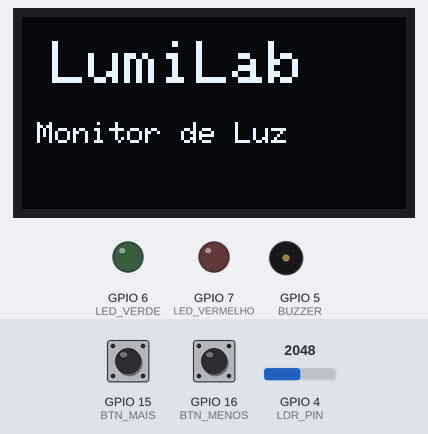
Recording of a sketch running on a simulated ESP32-S3. Parts: 128×64 one-colour display, output pins drawn as LEDs (lit = HIGH), buzzer (waves = sounding, pin HIGH). The inputs (shaded band) are chosen by the test bench; at power-on: GPIO 4 (LDR_PIN) = 2048, GPIO 15 (BTN_MAIS) HIGH, GPIO 16 (BTN_MENOS) HIGH (analog values on the 0–4095 scale). WiFi joins after 1.5 s; servers stay silent unless stated; the local clock reads 2024-03-15 10:24:30 at power-on unless the sketch sets it; no MQTT or app messages arrive unless stated; what the sketch prints to the serial monitor is not drawn.

Above: at 1.1 s.
At 5.2 s:
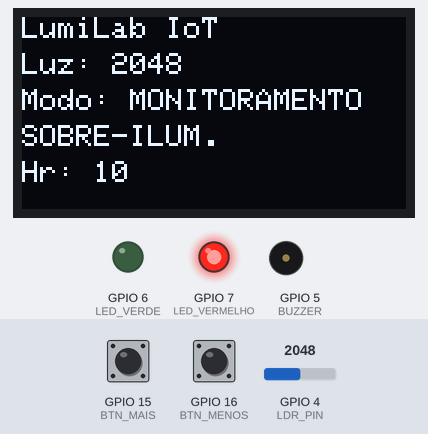
5.3 s: GPIO 4 (LDR_PIN) set to 840
At 6.2 s:
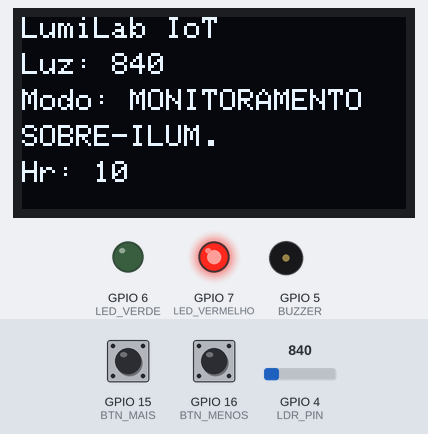
8.3 s: GPIO 4 (LDR_PIN) set to 769
At 9.6 s:
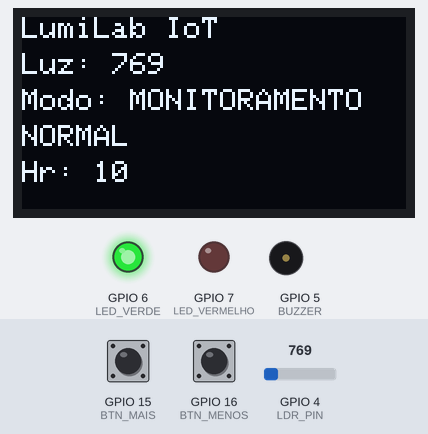
10.0 s: GPIO 4 (LDR_PIN) set to 116
At 10.7 s:
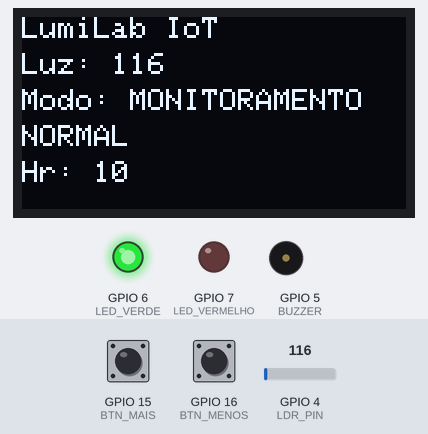
11.9 s: GPIO 4 (LDR_PIN) set to 98
At 12.8 s:
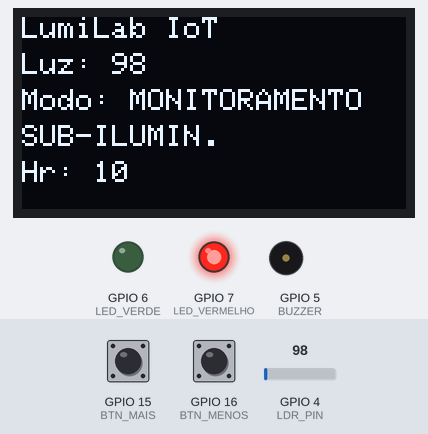
13.9 s: GPIO 15 (BTN_MAIS) pulled LOW for 1 s
16.6 s: GPIO 16 (BTN_MENOS) pulled LOW for 1 s
Timing chart, 0 to 19.9 s (numbered marks = the images above; inputs shaded):
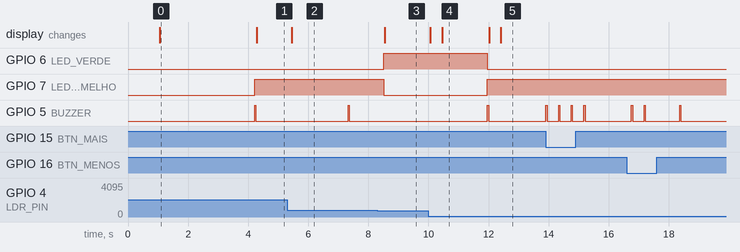

The sketch:

esp32_lumilab.ino
```cpp
#include <WiFi.h>
#include <PubSubClient.h>
#include <ArduinoJson.h>
#include <Wire.h>
#include <Adafruit_GFX.h>
#include <Adafruit_SSD1306.h>
#include <time.h>

// =====================================================
// OLED
// =====================================================
#define SCREEN_WIDTH 128
#define SCREEN_HEIGHT 64
#define OLED_RESET -1
#define SDA_PIN 8
#define SCL_PIN 9

Adafruit_SSD1306 display(SCREEN_WIDTH, SCREEN_HEIGHT, &Wire, OLED_RESET);

// =====================================================
// PINOS
// =====================================================
#define LDR_PIN 4
#define LED_VERDE 6
#define LED_VERMELHO 7
#define BUZZER 5
#define BTN_MAIS 15
#define BTN_MENOS 16

// =====================================================
// LIMITES
// =====================================================
int limiteMin = 120;
int limiteMax = 800;
int limiteLuzNoturna = 80;  // calibrado com base nos seus testes

// Histerese para evitar oscilação no estado BAIXO/NORMAL
int limiteBaixoEntrada = 110; // entra em BAIXO
int limiteBaixoSaida   = 130; // volta para NORMAL

String ultimoStatusMQTT = "NORMAL";

// =====================================================
// CONTROLE DOS BOTÕES
// =====================================================
unsigned long ultimoBotaoMais = 0;
unsigned long ultimoBotaoMenos = 0;
const unsigned long debounceDelay = 200;

// =====================================================
// CONTROLE DO BUZZER
// evita beep contínuo a cada loop
// =====================================================
unsigned long ultimoBeep = 0;
const unsigned long intervaloBeep = 3000;

// =====================================================
// WIFI
// =====================================================
const char* ssid = "SUA REDE WIFI";
const char* password = "SUA SENHA";

// =====================================================
// MQTT
// =====================================================
const char* mqtt_server = "SEU SERVIDOR";
const int mqtt_port = 1883;
const char* mqtt_topic = "iot/monitoramento_luz";

WiFiClient espClient;
PubSubClient client(espClient);

unsigned long ultimoEnvio = 0;
const unsigned long intervaloEnvio = 5000; // 5 segundos

// =====================================================
// FUNÇÕES AUXILIARES
// =====================================================
void beepCurto() {
  digitalWrite(BUZZER, HIGH);
  delay(40);
  digitalWrite(BUZZER, LOW);
}

void beepControlado() {
  unsigned long agora = millis();
  if (agora - ultimoBeep >= intervaloBeep) {
    ultimoBeep = agora;
    beepCurto();
  }
}

void telaInicial() {
  display.clearDisplay();
  display.setTextColor(SSD1306_WHITE);

  display.setTextSize(2);
  display.setCursor(10, 8);
  display.println("LumiLab");

  display.setTextSize(1);
  display.setCursor(5, 35);
  display.println("Monitor de Luz");

  display.display();
  delay(1500);
}

void conectarWiFi() {
  Serial.println("Conectando ao Wi-Fi...");
  WiFi.begin(ssid, password);

  while (WiFi.status() != WL_CONNECTED) {
    delay(500);
    Serial.print(".");
  }

  Serial.println();
  Serial.println("Wi-Fi conectado.");
  Serial.print("IP local: ");
  Serial.println(WiFi.localIP());
}

void configurarHorario() {
  // Brasil UTC-3
  configTime(-3 * 3600, 0, "pool.ntp.org", "time.nist.gov");
  Serial.println("Sincronizando horario via NTP...");

  struct tm timeinfo;
  int tentativas = 0;

  while (!getLocalTime(&timeinfo) && tentativas < 20) {
    Serial.print(".");
    delay(500);
    tentativas++;
  }

  if (getLocalTime(&timeinfo)) {
    Serial.println("\nHorario sincronizado.");
  } else {
    Serial.println("\nFalha ao sincronizar horario.");
  }
}

void conectarMQTT() {
  while (!client.connected()) {
    Serial.println("Conectando ao broker MQTT...");

    String clientId = "ESP32_LDR_";
    clientId += String((uint32_t)ESP.getEfuseMac(), HEX);

    if (client.connect(clientId.c_str())) {
      Serial.println("MQTT conectado.");
    } else {
      Serial.print("Falha MQTT. rc=");
      Serial.print(client.state());
      Serial.println(" tentando novamente em 5s...");
      delay(5000);
    }
  }
}

// =====================================================
// STATUS COM HISTERESE
// =====================================================
String calcularStatusMQTT(int valor) {
  // prioridade para condição alta
  if (valor > limiteMax) {
    ultimoStatusMQTT = "ALTO";
    return "ALTO";
  }

  // se estava BAIXO, só volta para NORMAL acima do limite de saída
  if (ultimoStatusMQTT == "BAIXO") {
    if (valor > limiteBaixoSaida) {
      ultimoStatusMQTT = "NORMAL";
    } else {
      ultimoStatusMQTT = "BAIXO";
    }
    return ultimoStatusMQTT;
  }

  // se estava ALTO e saiu da condição alta
  if (ultimoStatusMQTT == "ALTO") {
    if (valor <= limiteMax) {
      if (valor < limiteBaixoEntrada) {
        ultimoStatusMQTT = "BAIXO";
      } else {
        ultimoStatusMQTT = "NORMAL";
      }
    }
    return ultimoStatusMQTT;
  }

  // se estava NORMAL, só entra em BAIXO abaixo do limite de entrada
  if (valor < limiteBaixoEntrada) {
    ultimoStatusMQTT = "BAIXO";
  } else {
    ultimoStatusMQTT = "NORMAL";
  }

  return ultimoStatusMQTT;
}

String calcularStatusTextoPorMQTT(String statusMQTT) {
  if (statusMQTT == "BAIXO") {
    return "SUB-ILUMIN.";
  } else if (statusMQTT == "ALTO") {
    return "SOBRE-ILUM.";
  } else {
    return "NORMAL";
  }
}

int lerMediaSensor(int pino, int amostras = 10) {
  long soma = 0;
  for (int i = 0; i < amostras; i++) {
    soma += analogRead(pino);
    delay(10);
  }
  return soma / amostras;
}

// =====================================================
// MODO ESCURIDÃO: 22h às 6h
// =====================================================
bool periodoEscuridaoAtivo(int &horaAtual) {
  struct tm timeinfo;

  if (!getLocalTime(&timeinfo)) {
    horaAtual = -1;
    return false;
  }

  horaAtual = timeinfo.tm_hour;
  return (horaAtual >= 22 || horaAtual < 6);
}

/*
=====================================================
TESTE RÁPIDO DO MODO NOTURNO
Se quiser forçar o modo noturno temporariamente:

bool periodoEscuridaoAtivo(int &horaAtual) {
  horaAtual = 23;
  return true;
}
=====================================================
*/

void setup() {
  Serial.begin(115200);
  delay(1000);

  analogReadResolution(12);

  pinMode(LDR_PIN, INPUT);
  pinMode(LED_VERDE, OUTPUT);
  pinMode(LED_VERMELHO, OUTPUT);
  pinMode(BUZZER, OUTPUT);

  pinMode(BTN_MAIS, INPUT_PULLUP);
  pinMode(BTN_MENOS, INPUT_PULLUP);

  digitalWrite(LED_VERDE, LOW);
  digitalWrite(LED_VERMELHO, LOW);
  digitalWrite(BUZZER, LOW);

  Wire.begin(SDA_PIN, SCL_PIN);

  if (!display.begin(SSD1306_SWITCHCAPVCC, 0x3C)) {
    Serial.println("Falha ao iniciar OLED");
    while (true);
  }

  telaInicial();

  conectarWiFi();
  configurarHorario();

  client.setServer(mqtt_server, mqtt_port);
}

void loop() {
  // mantém Wi-Fi
  if (WiFi.status() != WL_CONNECTED) {
    conectarWiFi();
    configurarHorario();
  }

  // mantém MQTT
  if (!client.connected()) {
    conectarMQTT();
  }

  client.loop();

  int valor = lerMediaSensor(LDR_PIN, 10);
  unsigned long agora = millis();

  // =====================================================
  // BOTÕES
  // =====================================================
  if (digitalRead(BTN_MAIS) == LOW && (agora - ultimoBotaoMais > debounceDelay)) {
    limiteMax += 50;
    ultimoBotaoMais = agora;
    beepCurto();
  }

  if (digitalRead(BTN_MENOS) == LOW && (agora - ultimoBotaoMenos > debounceDelay)) {
    limiteMax -= 50;
    if (limiteMax < limiteMin + 50) limiteMax = limiteMin + 50;
    ultimoBotaoMenos = agora;
    beepCurto();
  }

  // =====================================================
  // STATUS E PERÍODO
  // =====================================================
  String statusMQTT = calcularStatusMQTT(valor);
  String statusTela = calcularStatusTextoPorMQTT(statusMQTT);

  int horaAtual = -1;
  bool periodoEscuridao = periodoEscuridaoAtivo(horaAtual);

  String periodoTexto = periodoEscuridao ? "ESCURIDAO" : "MONITORAMENTO";
  String statusNoturno = "N/A";
  bool alertaNoturno = false;

  // =====================================================
  // LÓGICA DO SISTEMA
  // =====================================================
  if (periodoEscuridao) {
    // No período de escuridão:
    // só alerta se houver luz indevida
    if (valor > limiteLuzNoturna) {
      digitalWrite(LED_VERDE, LOW);
      digitalWrite(LED_VERMELHO, HIGH);
      beepControlado();
      statusNoturno = "LUZ INDEVIDA";
      alertaNoturno = true;
    } else {
      digitalWrite(LED_VERDE, LOW);
      digitalWrite(LED_VERMELHO, LOW);
      digitalWrite(BUZZER, LOW);
      statusNoturno = "ESCURIDAO OK";
      alertaNoturno = false;
    }
  } else {
    // Durante o dia: lógica normal usando status estabilizado
    if (statusMQTT == "BAIXO") {
      digitalWrite(LED_VERDE, LOW);
      digitalWrite(LED_VERMELHO, HIGH);
      beepControlado();
    }
    else if (statusMQTT == "NORMAL") {
      digitalWrite(LED_VERDE, HIGH);
      digitalWrite(LED_VERMELHO, LOW);
      digitalWrite(BUZZER, LOW);
    }
    else if (statusMQTT == "ALTO") {
      digitalWrite(LED_VERDE, LOW);
      digitalWrite(LED_VERMELHO, HIGH);
      beepControlado();
    }
  }

  // =====================================================
  // SERIAL
  // =====================================================
  Serial.print("Hora: ");
  Serial.print(horaAtual);
  Serial.print(" | Periodo: ");
  Serial.print(periodoTexto);
  Serial.print(" | Valor: ");
  Serial.print(valor);
  Serial.print(" | Min: ");
  Serial.print(limiteMin);
  Serial.print(" | Max: ");
  Serial.print(limiteMax);
  Serial.print(" | Status: ");
  Serial.print(statusMQTT);
  Serial.print(" | Status noturno: ");
  Serial.print(statusNoturno);
  Serial.print(" | Alerta: ");
  Serial.println(alertaNoturno ? "SIM" : "NAO");

  // =====================================================
  // OLED
  // sincronizado com dashboard e alerta
  // =====================================================
  display.clearDisplay();
  display.setTextColor(SSD1306_WHITE);
  display.setTextSize(1);

  display.setCursor(0, 0);
  display.println("LumiLab IoT");

  display.setCursor(0, 12);
  display.print("Luz: ");
  display.println(valor);

  display.setCursor(0, 24);
  display.print("Modo: ");
  display.println(periodoTexto);

  display.setCursor(0, 36);
  if (periodoEscuridao) {
    if (alertaNoturno) {
      display.println("ALERTA: LUZ");
    } else {
      display.println("ESCURIDAO OK");
    }
  } else {
    display.println(statusTela);
  }

  display.setCursor(0, 48);
  display.print("Hr: ");
  if (horaAtual >= 0) {
    display.println(horaAtual);
  } else {
    display.println("--");
  }

  display.display();

  // =====================================================
  // MQTT
  // sempre envia alerta e status_noturno
  // =====================================================
  if (agora - ultimoEnvio >= intervaloEnvio) {
    ultimoEnvio = agora;

    StaticJsonDocument<256> doc;
    doc["valor_sensor"] = valor;
    doc["limite_min"] = limiteMin;
    doc["limite_max"] = limiteMax;
    doc["status"] = statusMQTT;
    doc["periodo"] = periodoTexto;
    doc["hora_atual"] = horaAtual;
    doc["status_noturno"] = statusNoturno;
    doc["alerta"] = alertaNoturno;

    char buffer[256];
    serializeJson(doc, buffer);

    Serial.println("Enviando MQTT:");
    Serial.println(buffer);

    bool enviado = client.publish(mqtt_topic, buffer);

    if (enviado) {
      Serial.println("Mensagem publicada com sucesso.");
    } else {
      Serial.println("Falha ao publicar mensagem.");
    }
  }

  delay(250);
}
```

Measured:
- the behaviour switches between 801 and 800 on GPIO 4 (LDR_PIN) (found by bisection; images 2 and 3)
- the behaviour switches between 110 and 109 on GPIO 4 (LDR_PIN) (found by bisection; images 4 and 5)
- after the input at 5.3 s, the display: changes after 0.14 s (image 2)
- after the input at 8.3 s, GPIO 6 (LED_VERDE): LOW → HIGH after 0.21 s; GPIO 7 (LED_VERMELHO): HIGH → LOW after 0.21 s; the display: changes after 0.24 s (image 3)
- after the input at 10.0 s, the display: first changes after 0.07 s (image 4 shows a later state)
- after the input at 11.9 s, GPIO 6 (LED_VERDE): HIGH → LOW after 0.06 s; GPIO 7 (LED_VERMELHO): LOW → HIGH after 0.06 s; GPIO 5 (BUZZER): LOW → HIGH after 0.06 s, → LOW 0.04 s later; the display: first changes after 0.13 s (image 5 shows a later state)
- what the display in image 0 shows lasts 3.2 s, from 1.1 s to 4.3 s
